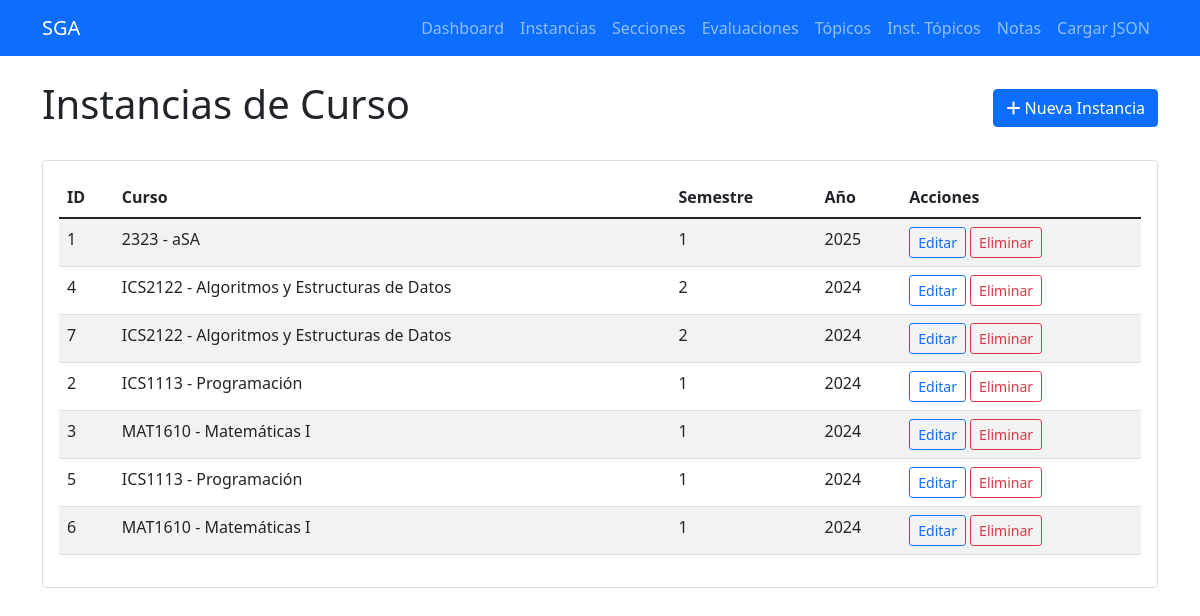
The page /instancias-curso on the database as committed earlier.
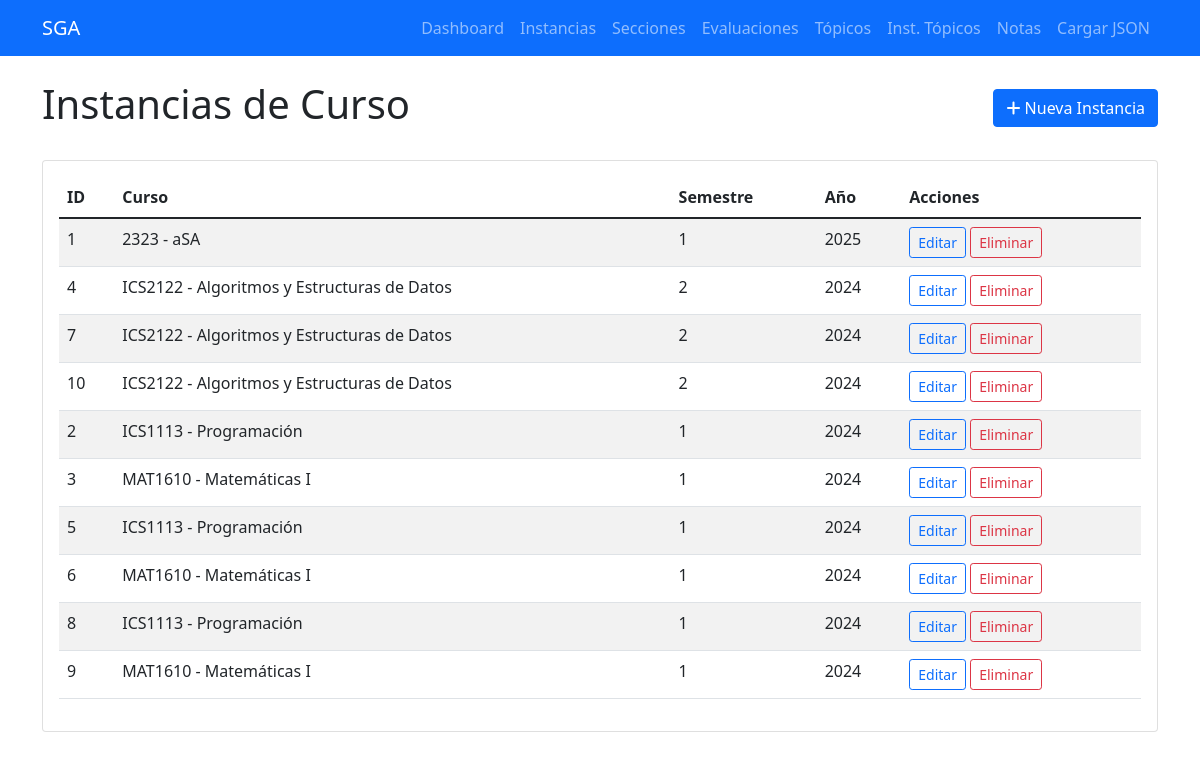
The same page on the database as committed later.
### tables this page shows
CREATE TABLE instancias_curso (
            id INTEGER PRIMARY KEY AUTOINCREMENT,
            semestre INTEGER NOT NULL,
            anio INTEGER NOT NULL,
            curso_id INTEGER NOT NULL,
            created_at TIMESTAMP DEFAULT CURRENT_TIMESTAMP,
            FOREIGN KEY (curso_id) REFERENCES cursos (id) ON DELETE CASCADE
        );

CREATE TABLE cursos (
            id INTEGER PRIMARY KEY AUTOINCREMENT,
            codigo TEXT UNIQUE NOT NULL,
            nombre TEXT NOT NULL,
            requisitos TEXT,
            created_at TIMESTAMP DEFAULT CURRENT_TIMESTAMP
        );

### routes/instancia_curso_routes.py (the view)
@instancia_curso_bp.route('/instancias-curso')
def listar_instancias():
    instancias = InstanciaCurso.obtener_todos()
    return render_template('instancias_curso/listar.html', instancias=instancias)

### db/database.py (called while the page is built)
def get_connection():
    return sqlite3.connect(DATABASE_PATH)

def execute_query(query, params=None):
    conn = get_connection()
    cursor = conn.cursor()
    if params:
        cursor.execute(query, params)
    else:
        cursor.execute(query)
    if query.strip().upper().startswith('SELECT'):
        results = cursor.fetchall()
    else:
        conn.commit()
        results = cursor.lastrowid
    conn.close()
    return results

### models/instancia_curso.py (called while the page is built)
    @classmethod
    def obtener_todos(cls):
        query = """
        SELECT ic.id, ic.semestre, ic.anio, ic.curso_id, c.codigo, c.nombre
        FROM instancias_curso ic
        JOIN cursos c ON ic.curso_id = c.id
        ORDER BY ic.anio DESC, ic.semestre DESC
        """
        resultados = execute_query(query)
        return [
            {
                'id': fila[0],
                'semestre': fila[1],
                'anio': fila[2],
                'curso_id': fila[3],
                'curso_codigo': fila[4],
                'curso_nombre': fila[5]
            }
            for fila in resultados
        ]

### templates/instancias_curso/listar.html (shortened to what this page needs)
{% extends "base.html" %}
{% block content %}
<div class="d-flex justify-content-between align-items-center mb-4">
    <h1>Instancias de Curso</h1>
    <a href="{{ url_for('instancia_curso.crear_instancia') }}" class="btn btn-primary">
        <i class="fas fa-plus"></i> Nueva Instancia
    </a>
</div>
<div class="card">
    <div class="card-body">
        {% if instancias %}
            <div class="table-responsive">
                <table class="table table-striped">
                    <thead>
                        <tr>
                            <th>ID</th>
                            <th>Curso</th>
                            <th>Semestre</th>
                            <th>Año</th>
                            <th>Acciones</th>
                        </tr>
                    </thead>
                    <tbody>
                        {% for instancia in instancias %}
                        <tr>
                            <td>{{ instancia.id }}</td>
                            <td>{{ instancia.curso_codigo }} - {{ instancia.curso_nombre }}</td>
                            <td>{{ instancia.semestre }}</td>
                            <td>{{ instancia.anio }}</td>
                            <td>
                                <a href="{{ url_for('instancia_curso.editar_instancia', id=instancia.id) }}"
                                   class="btn btn-sm btn-outline-primary">Editar</a>
                                <form method="POST" action="{{ url_for('instancia_curso.eliminar_instancia', id=instancia.id) }}"
                                      class="d-inline" onsubmit="return confirm('¿Estás seguro?')">
                                    <button type="submit" class="btn btn-sm btn-outline-danger">Eliminar</button>
                                </form>
                            </td>
                        </tr>
                        {% endfor %}
                    </tbody>
                </table>
            </div>
        {% endif %}
    </div>
</div>
{% endblock %}

### templates/base.html (shortened to what this page needs)
<!DOCTYPE html>
<html lang="es">
<head>
    <link href="https://cdn.jsdelivr.net/npm/bootstrap@5.1.3/dist/css/bootstrap.min.css" rel="stylesheet">
    <link href="https://cdnjs.cloudflare.com/ajax/libs/font-awesome/6.0.0/css/all.min.css" rel="stylesheet">
</head>
<body>
    <nav class="navbar navbar-expand-lg navbar-dark bg-primary">
        <div class="container">
            <a class="navbar-brand" href="{{ url_for('index') }}">SGA</a>
            <div class="navbar-nav">
                <a class="nav-link" href="/">Dashboard</a>
                <a class="nav-link" href="/instancias-curso">Instancias</a>
                <a class="nav-link" href="/secciones">Secciones</a>
                <a class="nav-link" href="/evaluaciones">Evaluaciones</a>
                <a class="nav-link" href="/topicos">Tópicos</a>
                <a class="nav-link" href="/instancias-topico">Inst. Tópicos</a>
                <a class="nav-link" href="/notas">Notas</a>
                <a class="nav-link" href="/cargar-json">Cargar JSON</a>
            </div>
        </div>
    </nav>
    <div class="container mt-4">
        {% block content %}{% endblock %}
    </div>
</body>
</html>

Rows that differ between the two databases and show on the page:
added instancias_curso: id "10", curso_codigo "ICS2122", curso_nombre "Algoritmos y Estructuras de Datos", semestre "2", anio "2024"
added instancias_curso: id "8", curso_codigo "ICS1113", curso_nombre "Programación", semestre "1", anio "2024"
added instancias_curso: id "9", curso_codigo "MAT1610", curso_nombre "Matemáticas I", semestre "1", anio "2024"
